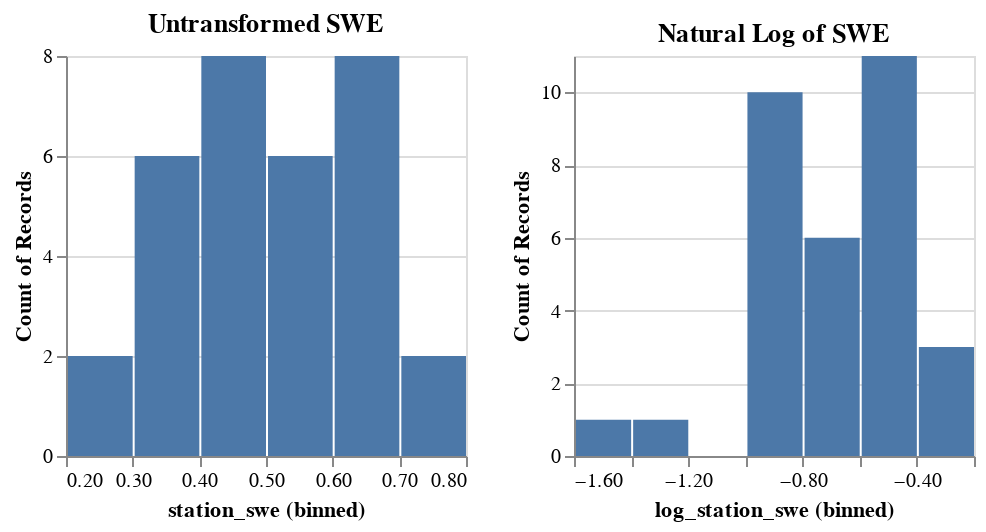

Here is the notebook cell this chart was saved with:
### Code cell
df_reset = df.loc[pd.IndexSlice[site1]]
site1_unt= alt.Chart(df_reset[['station_swe']]).mark_bar().encode(
    alt.X("station_swe:Q").bin(maxbins=7),
    y='count()',
).properties(title='Untransformed SWE',width=200,height=200)

df_reset = df.loc[pd.IndexSlice[site1]]
site1_ln = alt.Chart(df_reset[['log_station_swe']].replace([np.inf, -np.inf], np.nan, inplace=False)).mark_bar().encode(
    alt.X("log_station_swe:Q").bin(maxbins=7),
    y='count()',
).properties(title='Natural Log of SWE',width=200,height=200)

combined = alt.hconcat(site1_unt, site1_ln)
combined

### Figure 1 — Vega specification as saved in the notebook (floating-point values rounded to 4 significant figures)
{"$schema": "https://vega.github.io/schema/vega/v5.json", "data": [{"name": "source_0", "values": [{"__count": 6, "bin_maxbins_7_station_swe": 0.5, "bin_maxbins_7_station_swe_end": 0.6}, {"__count": 6, "bin_maxbins_7_station_swe": 0.3, "bin_maxbins_7_station_swe_end": 0.4}, {"__count": 8, "bin_maxbins_7_station_swe": 0.4, "bin_maxbins_7_station_swe_end": 0.5}, {"__count": 2, "bin_maxbins_7_station_swe": 0.7, "bin_maxbins_7_station_swe_end": 0.8}, {"__count": 8, "bin_maxbins_7_station_swe": 0.6, "bin_maxbins_7_station_swe_end": 0.7}, {"__count": 2, "bin_maxbins_7_station_swe": 0.2, "bin_maxbins_7_station_swe_end": 0.3}]}, {"name": "source_1", "values": [{"__count": 11, "bin_maxbins_7_log_station_swe": -0.6, "bin_maxbins_7_log_station_swe_end": -0.4}, {"__count": 10, "bin_maxbins_7_log_station_swe": -1.0, "bin_maxbins_7_log_station_swe_end": -0.8}, {"__count": 6, "bin_maxbins_7_log_station_swe": -0.8, "bin_maxbins_7_log_station_swe_end": -0.6}, {"__count": 3, "bin_maxbins_7_log_station_swe": -0.4, "bin_maxbins_7_log_station_swe_end": -0.2}, {"__count": 1, "bin_maxbins_7_log_station_swe": -1.6, "bin_maxbins_7_log_station_swe_end": -1.4}, {"__count": 1, "bin_maxbins_7_log_station_swe": -1.4, "bin_maxbins_7_log_station_swe_end": -1.2}]}, {"name": "source_0_concat_0_y_domain___count", "values": [{"min": 2, "max": 8}]}, {"name": "source_1_concat_1_y_domain___count", "values": [{"min": 1, "max": 11}]}], "signals": [{"name": "concat_0_bin_maxbins_7_station_swe_bins", "value": {"fields": ["station_swe"], "fname": "bin_station_swe", "start": 0.2, "step": 0.1, "stop": 0.8}}, {"name": "concat_1_bin_maxbins_7_log_station_swe_bins", "value": {"fields": ["log_station_swe"], "fname": "bin_log_station_swe", "start": -1.6, "step": 0.2, "stop": -0.2}}, {"name": "childWidth", "value": 200}], "marks": [{"type": "group", "name": "concat_0_group", "encode": {"update": {"width": {"signal": "childWidth"}, "height": {"signal": "height"}}}, "marks": [{"type": "rect", "name": "concat_0_marks", "from": {"data": "source_0"}, "encode": {"update": {"y": {"field": "__count", "scale": "concat_0_y"}, "y2": {"value": 0, "scale": "concat_0_y"}, "x": {"field": "bin_maxbins_7_station_swe_end", "scale": "concat_0_x", "offset": {"signal": "0.5 + (abs(scale(\"concat_0_x\", datum[\"bin_maxbins_7_station_swe_end\"]) - scale(\"concat_0_x\", datum[\"bin_maxbins_7_station_swe\"])) < 0.25 ? 0.5 * (0.25 - (abs(scale(\"concat_0_x\", datum[\"bin_maxbins_7_station_swe_end\"]) - scale(\"concat_0_x\", datum[\"bin_maxbins_7_station_swe\"])))) : -0.5)"}}, "fill": {"value": "#4c78a8"}, "x2": {"field": "bin_maxbins_7_station_swe", "scale": "concat_0_x", "offset": {"signal": "0.5 + (abs(scale(\"concat_0_x\", datum[\"bin_maxbins_7_station_swe_end\"]) - scale(\"concat_0_x\", datum[\"bin_maxbins_7_station_swe\"])) < 0.25 ? -0.5 * (0.25 - (abs(scale(\"concat_0_x\", datum[\"bin_maxbins_7_station_swe_end\"]) - scale(\"concat_0_x\", datum[\"bin_maxbins_7_station_swe\"])))) : 0.5)"}}}}, "style": ["bar"]}], "axes": [{"scale": "concat_0_y", "minExtent": 0, "aria": false, "domain": false, "tickCount": {"signal": "ceil(height/40)"}, "orient": "left", "maxExtent": 0, "zindex": 0, "grid": true, "labels": false, "ticks": false, "gridScale": "concat_0_x"}, {"scale": "concat_0_x", "zindex": 0, "grid": false, "orient": "bottom", "tickCount": {"signal": "ceil(childWidth/10)"}, "labelFlush": true, "title": "station_swe (binned)", "labelOverlap": true}, {"scale": "concat_0_y", "orient": "left", "tickCount": {"signal": "ceil(height/40)"}, "zindex": 0, "title": "Count of Records", "grid": false, "labelOverlap": true}], "title": {"text": "Untransformed SWE", "frame": "group"}, "style": "cell"}, {"type": "group", "name": "concat_1_group", "encode": {"update": {"height": {"signal": "height"}, "width": {"signal": "childWidth"}}}, "marks": [{"type": "rect", "name": "concat_1_marks", "from": {"data": "source_1"}, "encode": {"update": {"y": {"field": "__count", "scale": "concat_1_y"}, "x": {"field": "bin_maxbins_7_log_station_swe_end", "scale": "concat_1_x", "offset": {"signal": "0.5 + (abs(scale(\"concat_1_x\", datum[\"bin_maxbins_7_log_station_swe_end\"]) - scale(\"concat_1_x\", datum[\"bin_maxbins_7_log_station_swe\"])) < 0.25 ? 0.5 * (0.25 - (abs(scale(\"concat_1_x\", datum[\"bin_maxbins_7_log_station_swe_end\"]) - scale(\"concat_1_x\", datum[\"bin_maxbins_7_log_station_swe\"])))) : -0.5)"}}, "x2": {"field": "bin_maxbins_7_log_station_swe", "scale": "concat_1_x", "offset": {"signal": "0.5 + (abs(scale(\"concat_1_x\", datum[\"bin_maxbins_7_log_station_swe_end\"]) - scale(\"concat_1_x\", datum[\"bin_maxbins_7_log_station_swe\"])) < 0.25 ? -0.5 * (0.25 - (abs(scale(\"concat_1_x\", datum[\"bin_maxbins_7_log_station_swe_end\"]) - scale(\"concat_1_x\", datum[\"bin_maxbins_7_log_station_swe\"])))) : 0.5)"}}, "y2": {"value": 0, "scale": "concat_1_y"}, "fill": {"value": "#4c78a8"}}}, "style": ["bar"]}], "axes": [{"scale": "concat_1_y", "minExtent": 0, "gridScale": "concat_1_x", "aria": false, "ticks": false, "maxExtent": 0, "grid": true, "zindex": 0, "tickCount": {"signal": "ceil(height/40)"}, "orient": "left", "labels": false, "domain": false}, {"scale": "concat_1_x", "zindex": 0, "labelFlush": true, "orient": "bottom", "tickCount": {"signal": "ceil(childWidth/10)"}, "grid": false, "labelOverlap": true, "title": "log_station_swe (binned)"}, {"scale": "concat_1_y", "labelOverlap": true, "grid": false, "zindex": 0, "orient": "left", "title": "Count of Records", "tickCount": {"signal": "ceil(height/40)"}}], "title": {"text": "Natural Log of SWE", "frame": "group"}, "style": "cell"}], "scales": [{"name": "concat_0_x", "type": "linear", "domain": {"signal": "[concat_0_bin_maxbins_7_station_swe_bins.start, concat_0_bin_maxbins_7_station_swe_bins.stop]"}, "range": [0, {"signal": "childWidth"}], "bins": {"signal": "concat_0_bin_maxbins_7_station_swe_bins"}, "zero": false}, {"name": "concat_0_y", "type": "linear", "domain": [{"signal": "(data(\"source_0_concat_0_y_domain___count\")[0] || {}).min"}, {"signal": "(data(\"source_0_concat_0_y_domain___count\")[0] || {}).max"}], "range": [{"signal": "height"}, 0], "zero": true, "nice": true}, {"name": "concat_1_x", "type": "linear", "domain": {"signal": "[concat_1_bin_maxbins_7_log_station_swe_bins.start, concat_1_bin_maxbins_7_log_station_swe_bins.stop]"}, "range": [0, {"signal": "childWidth"}], "bins": {"signal": "concat_1_bin_maxbins_7_log_station_swe_bins"}, "zero": false}, {"name": "concat_1_y", "type": "linear", "domain": [{"signal": "(data(\"source_1_concat_1_y_domain___count\")[0] || {}).min"}, {"signal": "(data(\"source_1_concat_1_y_domain___count\")[0] || {}).max"}], "range": [{"signal": "height"}, 0], "nice": true, "zero": true}], "layout": {"padding": 20, "bounds": "full", "align": "each"}, "padding": 5, "height": 200, "background": "white"}
